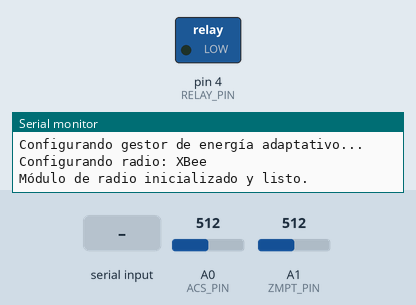
This sketch was run on a simulated Arduino Uno, built with avr-gcc and run on an emulated ATmega328P. Parts: switched loads named in the sketch (green lamp = pin HIGH), the last lines printed to the serial monitor. The inputs (shaded band) are chosen by the test bench; at power-on: A0 (ACS_PIN) = 512, A1 (ZMPT_PIN) = 512.

Above: at 1.3 s.
1.4 s: "1\n" received over the second serial link
At 2.7 s:
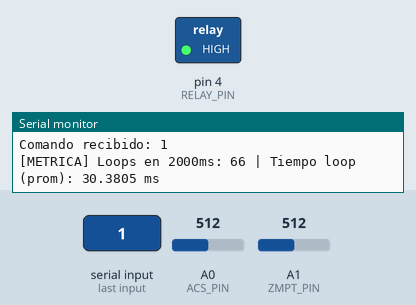
Timing chart, 0 to 4.4 s (numbered marks = the images above; inputs shaded):
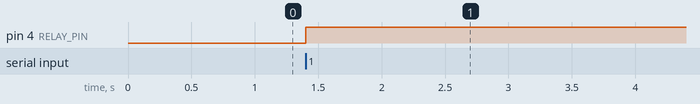

The sketch:

EmisorUniversalAdaptive.ino
```cpp
/*
 * ==========================================================
 * ==   SKETCH EMISOR UNIVERSAL (LoRa + XBee + NRF24L01)   ==
 * ==   CON GESTIÓN ADAPTATIVA DE ENERGÍA                 ==
 * ==========================================================
 * Este sketch usa LoRa/XBee/NRF24L01 y ajusta su frecuencia de envío
 * automáticamente según el nivel de la batería para ahorrar
 * energía, usando la librería AdaptiveTXWSN.
 */

// --- LIBRERIAS DE LA APLICACIÓN ---
#include <SPI.h>
#include <UniversalRadioWSN.h>
#include <SoftwareSerial.h>
#include <AdaptiveTXWSN.h>

// ======================= 1. SELECCIÓN DEL MÓDULO DE RADIO =======================
#define USE_XBEE
//#define USE_LORA
//#define USE_NRF


// ======================= CONFIGURACIÓN GENERAL DE PINES =======================
#define RELAY_PIN 4
#define ACS_PIN   A0
#define ZMPT_PIN  A1
#define VBAT_PIN  A2

// ======================= OBJETOS Y VARIABLES GLOBALES =======================
RadioInterface* radio;
AdaptiveTXWSN txManager;
uint32_t paquetesEnviados = 0;


// --- Objeto de puerto serial para el XBee (listo para usarse) ---
#if defined(USE_XBEE)
  SoftwareSerial xbeeSerial(2, 3); // RX Pin = 2, TX Pin = 3

#elif defined(USE_NRF)
  const byte nrfWriteAddress[6] = "00001";
  const byte nrfReadAddress[6] = "00002";
#endif

// --- INICIO DE CÓDIGO AÑADIDO (MÉTRICAS DE LOOP) ---
unsigned long lastPrintTime = 0; // Para imprimir el tiempo cada X ms
const unsigned long printInterval = 2000; // Imprimir cada 2 segundos
unsigned long totalLoopTime_us = 0; // Acumulador de tiempo de loop (en microsegundos)
unsigned long loopCount = 0; // Contador de loops
// --- FIN DE CÓDIGO AÑADIDO ---


// ======================= SETUP =======================
void setup() {
  pinMode(RELAY_PIN, OUTPUT);
  digitalWrite(RELAY_PIN, LOW);

  Serial.begin(9600);
  while(!Serial);
  Serial.println("\n--- INICIANDO EMISOR UNIVERSAL ADAPTATIVO ---");


  Serial.println("Configurando gestor de energía adaptativo...");
  AdaptiveTXWSN::Cfg configEnergia;


  configEnergia.pinAdcBateria       = VBAT_PIN;
  configEnergia.voltajeReferenciaAdc = 5.0f;     // Para Arduino a 5V

  configEnergia.divisorRArriba_k = 0.1f;
  configEnergia.divisorRAbajo_k  = 0.99f;

  // -- Umbrales y períodos  --
  configEnergia.umbralAlto_V   = 4.00f;
  configEnergia.umbralMedio_V  = 2.0f;
  configEnergia.corteVoltaje_V = 1.0f;
  configEnergia.periodoAlto_ms = 1;
  configEnergia.periodoMedio_ms= 1;
  configEnergia.periodoBajo_ms = 1;

  // Pasa la configuración
  txManager.begin(configEnergia);

  // --- INYECCIÓN DE DEPENDENCIA DEL RADIO ---
  Serial.print("Configurando radio: ");

  #if defined(USE_LORA)
    Serial.println("LoRa");

    LoRaConfig configLora;
    configLora.frequency        = 410E6;
    configLora.spreadingFactor  = 7;
    configLora.signalBandwidth  = 125E3;
    configLora.codingRate       = 5;
    configLora.syncWord         = 0xF3;
    configLora.txPower          = 20;
    configLora.csPin            = 10;
    configLora.resetPin         = 9;
    configLora.irqPin           = 2;

    radio = new LoraRadio(configLora);

  #elif defined(USE_XBEE)
    Serial.println("XBee");
    xbeeSerial.begin(9600);
    radio = new XBeeRadio(xbeeSerial, 9600, -1, -1);

  #elif defined(USE_NRF)
    Serial.println("NRF24L01");
    NrfConfig configNrf;

    configNrf.cePin = 9;
    configNrf.csnPin = 10;
    configNrf.writeAddress = nrfWriteAddress;
    configNrf.readAddress = nrfReadAddress;
    configNrf.channel = 108;

    configNrf.dataRate = 250;
    configNrf.paLevel = 0;

    radio = new NrfRadio(configNrf);
  #endif

  if (!radio->iniciar()) {
    Serial.println("¡¡¡ERROR: Fallo al iniciar el módulo de radio!!!");
    while (true);
  }
  Serial.println("Módulo de radio inicializado y listo.");

  // --- CÓDIGO AÑADIDO (MÉTRICAS DE LOOP) ---
  lastPrintTime = millis(); // Inicializa el temporizador de impresión
  // --- FIN DE CÓDIGO AÑADIDO ---
}

// ======================= LOOP =======================
void loop() {
  // --- INICIO DE CÓDIGO AÑADIDO (MÉTRICAS DE LOOP) ---
  unsigned long startTime_us = micros(); // 1. Registrar inicio (alta precisión)
  // --- FIN DE CÓDIGO AÑADIDO ---


  //txManager decide cuándo enviar
    float voltage   = leerVoltajeZMPT();
    float corriente = leerCorrienteACS();

    // Obtenemos el voltaje de la batería usando la librería.
    float vbat      = txManager.lastVolts();
    paquetesEnviados++;

    String dataPayload = "N:" + String(paquetesEnviados) +
                         " V:" + String(voltage, 2) +
                         " I:" + String(corriente, 2) +
                         " B:" + String(vbat, 2);

    //Serial.print("Enviado (Nivel Bateria: " + String(txManager.level()) + "): ");
    //Serial.println(dataPayload);

    #if defined(USE_NRF)
      radio->enviar(dataPayload);
    #else
      radio->enviar(dataPayload + "\n");
    #endif


  // --- Recepción de comandos ---
  if (radio->hayDatosDisponibles()) {
    String comando = radio->leerComoString();
    comando.trim();

    Serial.print("Comando recibido: ");
    Serial.println(comando);

      digitalWrite(RELAY_PIN, HIGH);

  }


  // --- INICIO DE CÓDIGO AÑADIDO (MÉTRICAS DE LOOP) ---

  // 2. Acumular métricas
  totalLoopTime_us += (micros() - startTime_us);
  loopCount++;

  // 3. Imprimir promedio cada 'printInterval' milisegundos
  if (millis() - lastPrintTime >= printInterval) {

    if (loopCount > 0) { // Evitar división por cero
      // Calcular el tiempo promedio en milisegundos
      float avgTime_ms = (float)totalLoopTime_us / loopCount / 1000.0;

      Serial.print("[METRICA] Loops en " + String(printInterval) + "ms: " + String(loopCount));
      Serial.print(" | Tiempo loop (prom): ");
      Serial.print(avgTime_ms, 4); // Imprimir con 4 decimales
      Serial.println(" ms");
    }

    // Reiniciar contadores para el próximo intervalo
    lastPrintTime = millis();
    totalLoopTime_us = 0;
    loopCount = 0;
  }
  // --- FIN DE CÓDIGO AÑADIDO ---
}

// ======================= FUNCIONES DE LECTURA DE SENSORES =======================
float leerVoltajeZMPT() {
  int lectura = analogRead(ZMPT_PIN);
  return ((lectura * 5.0) / 1023.0) * 50.0;
}

float leerCorrienteACS() {
  int lectura = analogRead(ACS_PIN);
  float volt = (lectura * 5.0) / 1023.0;
  return (volt - 2.5) / 0.066;
}
```

Measured:
- after the input at 1.4 s, pin 4 (RELAY_PIN): LOW → HIGH at once
